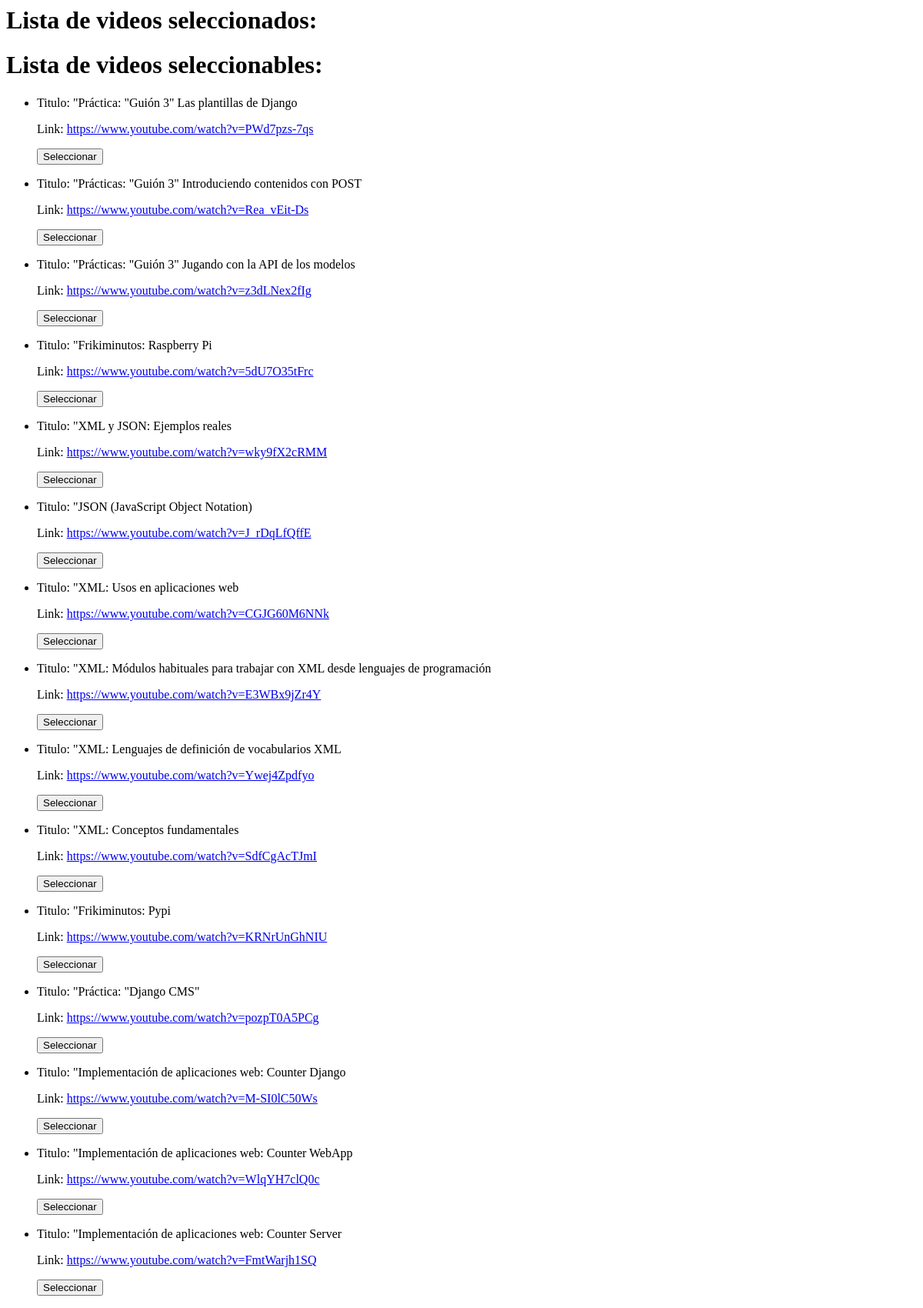
Page /cms/ on the earlier database version.
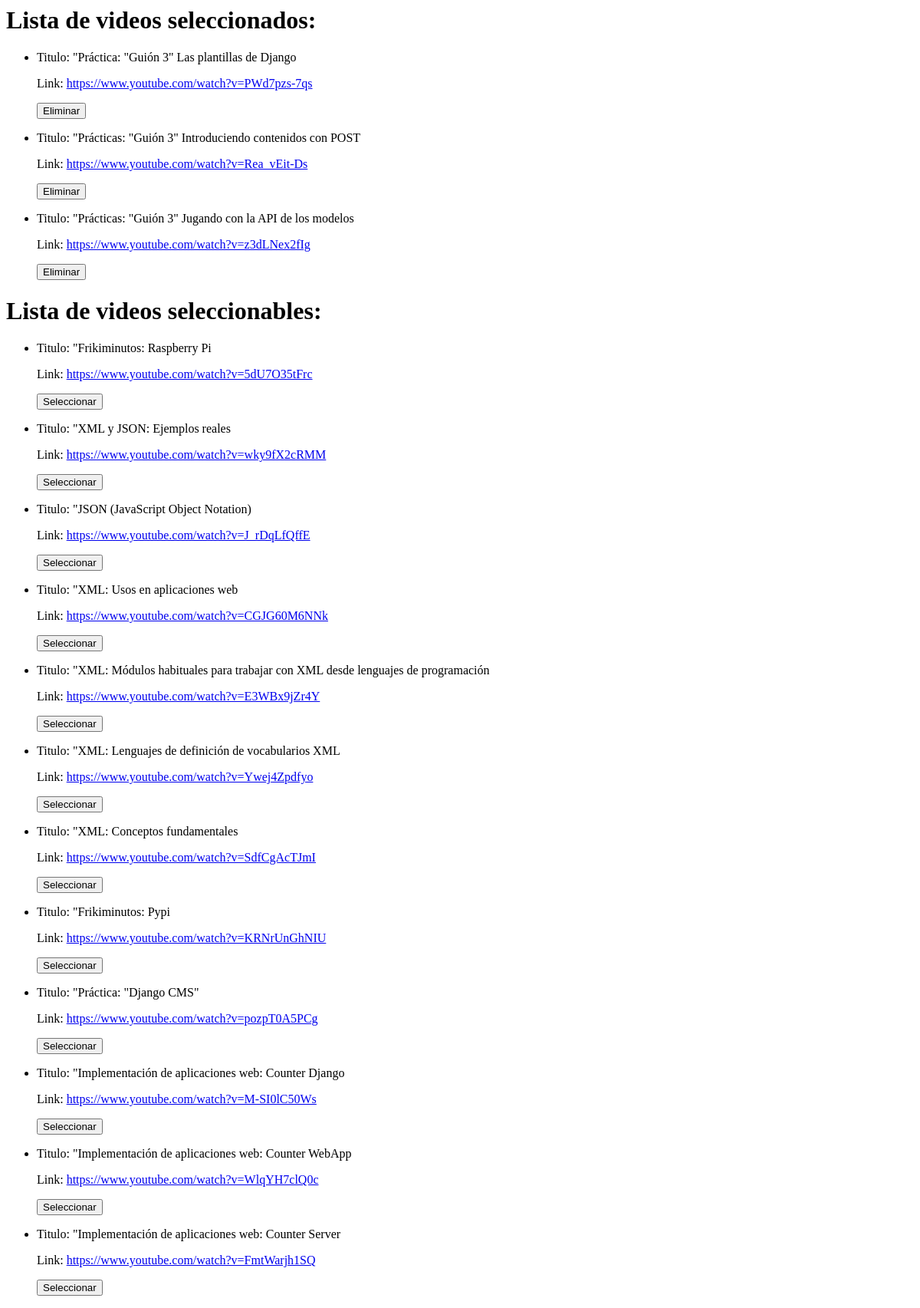
Same page on the later database version.
### cms/models.py (models this page shows, shortened)
class Video(models.Model):
    titulo = models.CharField(max_length=64)
    link = models.CharField(max_length=64)
    esta_seleccionado = models.BooleanField(default = False)

### cms/views.py (the view)
# urls.py: path('', views.index)
@csrf_exempt
def index(request):
    videos_list = Video.objects.all()
    context = {'videos_list': videos_list}
    if request.method == "POST" :
        video_id = request.POST['action']
        v = Video.objects.get(id=video_id)
        v.esta_seleccionado = not v.esta_seleccionado
        v.save()
    return render(request, 'cms/index.html', context)

### cms/templates/cms/index.html
<h1>Lista de videos seleccionados:</h1>
<ul>
{% for video in videos_list %}
        {% if video.esta_seleccionado %}
            <li>
            <p> Titulo: "{{video.titulo}}</p>
            <p> Link: <a href="{{ video.link }}">{{ video.link }}</a> </p>
            <form action="" method="POST">
                  <button name="action" value= {{ video.id }} type = "submit">Eliminar</button>
            </form>
            </li>
        {% endif %}
{% endfor %}
</ul>
<h1>Lista de videos seleccionables:</h1>
<ul>
{% for video in videos_list %}
      {% if not video.esta_seleccionado %}
        <li>
        <p> Titulo: "{{video.titulo}}</p>
        <p> Link: <a href="{{ video.link }}">{{ video.link }}</a> </p>
        <form action="" method="POST">
              <button name="action" value= {{ video.id }} type = "submit">Seleccionar</button>
        </form>
        </li>
      {% endif %}
{% endfor %}
</ul>

Differences in the rows shown:
changed Video "Práctica: \"Guión 3\" Las plantillas de Django": moves from the list under "Lista de videos seleccionables:" to the list under "Lista de videos seleccionados:"
changed Video "Prácticas: \"Guión 3\" Introduciendo contenidos con POST": moves from the list under "Lista de videos seleccionables:" to the list under "Lista de videos seleccionados:"
changed Video "Prácticas: \"Guión 3\" Jugando con la API de los modelos": moves from the list under "Lista de videos seleccionables:" to the list under "Lista de videos seleccionados:"
